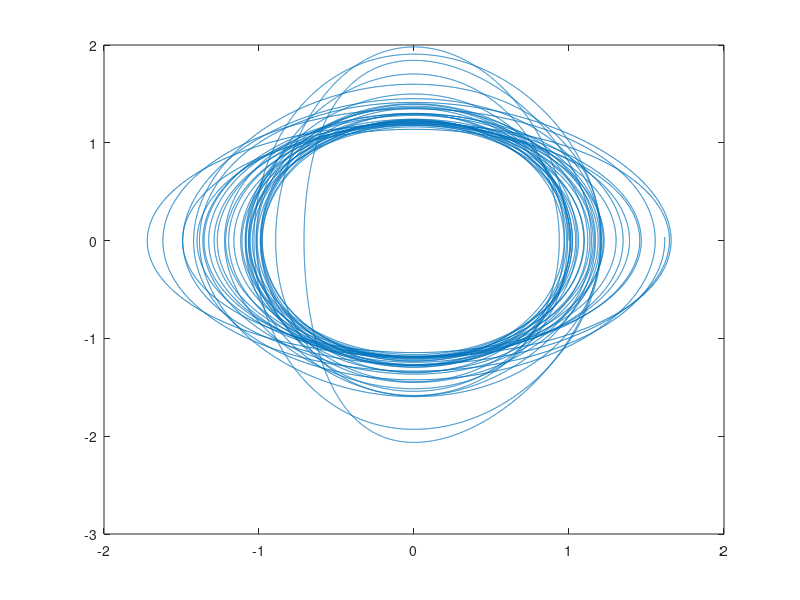

Here is the MATLAB script that generated this plot:
clf;
% Define the time span and step size
t0 = 0;
tf = 55;
dt = 0.0005;
t = t0:dt:tf;

% Initial conditions: [x0, y0, z0, w0, v0]
s = zeros(length(t), 5);
c = zeros(length(t), 2);
s(1,:) = [1, 0, 0, 2, 0]; % s0
c(1,:) = [1, 0]; % s0
f(1,:) = [1, 0]; % s0

% Parameters for ellipse
k = 5; % coupling strength

% Loop to solve iteratively
for i=1:(length(t)-1)
    s(i+1,1) = s(i,1) + dt * (-((2*pi*(s(i,3)/100 + 0.3))^2)*s(i,2));
    s(i+1,2) = s(i,2) + dt * (k*s(i,1));
    % Rössler equations below
    s(i+1,3) = s(i,3) + dt * (-s(i,4) - s(i,5));
    s(i+1,4) = s(i,4) + dt * (s(i,3) + 0.1*s(i,4));
    s(i+1,5) = s(i,5) + dt * (0.1 + s(i,5)*(s(i,3) - 14));

    c(i+1,1) = c(i,1) + dt * (-c(i,2) + 5*(s(i,1) - c(i,1)));
    c(i+1,2) = c(i,2) + dt * (c(i,1) + 5*(s(i,2) - c(i,2)));

    f(i+1,1) = f(i,1) + dt * (-f(i,2) + 5*(c(i,1) - f(i,1)));
    f(i+1,2) = f(i,2) + dt * (f(i,1) + 5*(c(i,2) - f(i,2)));

end

plot(s(:,1), s(:,2));
